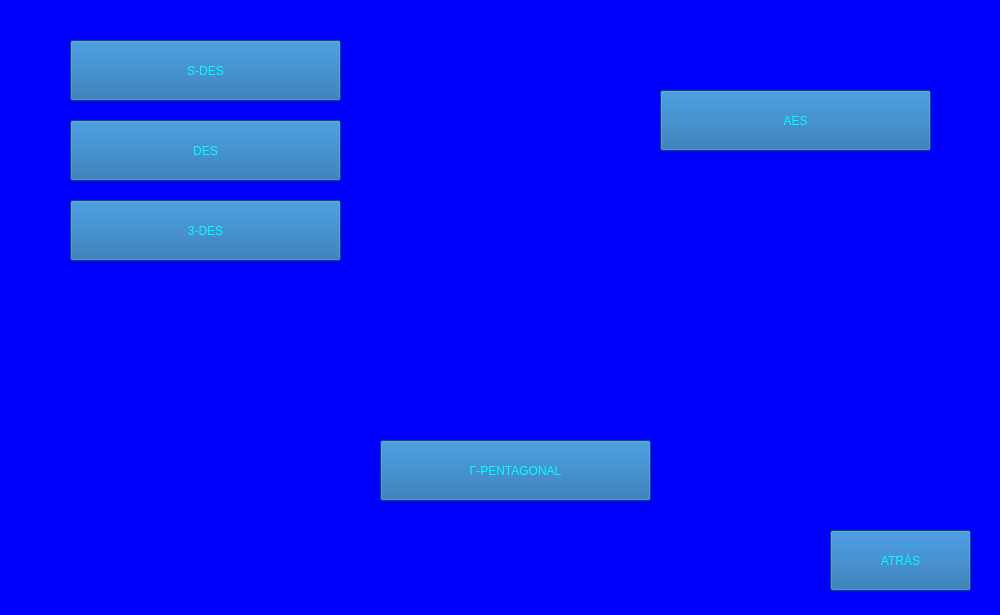
<?xml version="1.0" encoding="UTF-8"?>
<ui version="4.0">
 <class>MainWindow</class>
 <widget class="QMainWindow" name="MainWindow">
  <property name="enabled">
   <bool>true</bool>
  </property>
  <property name="geometry">
   <rect>
    <x>0</x>
    <y>0</y>
    <width>1000</width>
    <height>615</height>
   </rect>
  </property>
  <property name="sizePolicy">
   <sizepolicy hsizetype="Preferred" vsizetype="Preferred">
    <horstretch>0</horstretch>
    <verstretch>0</verstretch>
   </sizepolicy>
  </property>
  <property name="maximumSize">
   <size>
    <width>1000</width>
    <height>615</height>
   </size>
  </property>
  <property name="contextMenuPolicy">
   <enum>Qt::NoContextMenu</enum>
  </property>
  <property name="windowTitle">
   <string>Criptografia</string>
  </property>
  <property name="windowIcon">
   <iconset>
    <normaloff>icono.png</normaloff>icono.png</iconset>
  </property>
  <property name="toolTip">
   <string/>
  </property>
  <property name="styleSheet">
   <string notr="true">background-color: rgb(0, 0, 255);</string>
  </property>
  <property name="animated">
   <bool>true</bool>
  </property>
  <property name="documentMode">
   <bool>false</bool>
  </property>
  <property name="dockOptions">
   <set>QMainWindow::AllowTabbedDocks|QMainWindow::AnimatedDocks</set>
  </property>
  <property name="unifiedTitleAndToolBarOnMac">
   <bool>false</bool>
  </property>
  <widget class="QWidget" name="centralwidget">
   <widget class="QLabel" name="fondo">
    <property name="geometry">
     <rect>
      <x>0</x>
      <y>0</y>
      <width>1000</width>
      <height>615</height>
     </rect>
    </property>
    <property name="text">
     <string/>
    </property>
    <property name="pixmap">
     <pixmap>Imag1.jpg</pixmap>
    </property>
   </widget>
   <widget class="QPushButton" name="bDES">
    <property name="geometry">
     <rect>
      <x>70</x>
      <y>120</y>
      <width>271</width>
      <height>61</height>
     </rect>
    </property>
    <property name="palette">
     <palette>
      <active>
       <colorrole role="WindowText">
        <brush brushstyle="SolidPattern">
         <color alpha="255">
          <red>0</red>
          <green>255</green>
          <blue>255</blue>
         </color>
        </brush>
       </colorrole>
       <colorrole role="Button">
        <brush brushstyle="SolidPattern">
         <color alpha="255">
          <red>21</red>
          <green>99</green>
          <blue>165</blue>
         </color>
        </brush>
       </colorrole>
       <colorrole role="Text">
        <brush brushstyle="SolidPattern">
         <color alpha="255">
          <red>0</red>
          <green>255</green>
          <blue>255</blue>
         </color>
        </brush>
       </colorrole>
       <colorrole role="ButtonText">
        <brush brushstyle="SolidPattern">
         <color alpha="255">
          <red>0</red>
          <green>255</green>
          <blue>255</blue>
         </color>
        </brush>
       </colorrole>
       <colorrole role="Base">
        <brush brushstyle="SolidPattern">
         <color alpha="255">
          <red>21</red>
          <green>99</green>
          <blue>165</blue>
         </color>
        </brush>
       </colorrole>
       <colorrole role="Window">
        <brush brushstyle="SolidPattern">
         <color alpha="255">
          <red>21</red>
          <green>99</green>
          <blue>165</blue>
         </color>
        </brush>
       </colorrole>
      </active>
      <inactive>
       <colorrole role="WindowText">
        <brush brushstyle="SolidPattern">
         <color alpha="255">
          <red>0</red>
          <green>255</green>
          <blue>255</blue>
         </color>
        </brush>
       </colorrole>
       <colorrole role="Button">
        <brush brushstyle="SolidPattern">
         <color alpha="255">
          <red>21</red>
          <green>99</green>
          <blue>165</blue>
         </color>
        </brush>
       </colorrole>
       <colorrole role="Text">
        <brush brushstyle="SolidPattern">
         <color alpha="255">
          <red>0</red>
          <green>255</green>
          <blue>255</blue>
         </color>
        </brush>
       </colorrole>
       <colorrole role="ButtonText">
        <brush brushstyle="SolidPattern">
         <color alpha="255">
          <red>0</red>
          <green>255</green>
          <blue>255</blue>
         </color>
        </brush>
       </colorrole>
       <colorrole role="Base">
        <brush brushstyle="SolidPattern">
         <color alpha="255">
          <red>21</red>
          <green>99</green>
          <blue>165</blue>
         </color>
        </brush>
       </colorrole>
       <colorrole role="Window">
        <brush brushstyle="SolidPattern">
         <color alpha="255">
          <red>21</red>
          <green>99</green>
          <blue>165</blue>
         </color>
        </brush>
       </colorrole>
      </inactive>
      <disabled>
       <colorrole role="WindowText">
        <brush brushstyle="SolidPattern">
         <color alpha="255">
          <red>0</red>
          <green>255</green>
          <blue>255</blue>
         </color>
        </brush>
       </colorrole>
       <colorrole role="Button">
        <brush brushstyle="SolidPattern">
         <color alpha="255">
          <red>21</red>
          <green>99</green>
          <blue>165</blue>
         </color>
        </brush>
       </colorrole>
       <colorrole role="Text">
        <brush brushstyle="SolidPattern">
         <color alpha="255">
          <red>0</red>
          <green>255</green>
          <blue>255</blue>
         </color>
        </brush>
       </colorrole>
       <colorrole role="ButtonText">
        <brush brushstyle="SolidPattern">
         <color alpha="255">
          <red>0</red>
          <green>255</green>
          <blue>255</blue>
         </color>
        </brush>
       </colorrole>
       <colorrole role="Base">
        <brush brushstyle="SolidPattern">
         <color alpha="255">
          <red>21</red>
          <green>99</green>
          <blue>165</blue>
         </color>
        </brush>
       </colorrole>
       <colorrole role="Window">
        <brush brushstyle="SolidPattern">
         <color alpha="255">
          <red>21</red>
          <green>99</green>
          <blue>165</blue>
         </color>
        </brush>
       </colorrole>
      </disabled>
     </palette>
    </property>
    <property name="styleSheet">
     <string notr="true">background-color: rgb(21, 99, 165);
color: #00ffff;
font: 14pt &quot;Berlin Sans FB&quot;;</string>
    </property>
    <property name="text">
     <string>DES</string>
    </property>
   </widget>
   <widget class="QPushButton" name="bAES">
    <property name="geometry">
     <rect>
      <x>660</x>
      <y>90</y>
      <width>271</width>
      <height>61</height>
     </rect>
    </property>
    <property name="styleSheet">
     <string notr="true">background-color: rgb(21, 99, 165);
color: #00ffff;
font: 14pt &quot;Berlin Sans FB&quot;;</string>
    </property>
    <property name="text">
     <string>AES</string>
    </property>
   </widget>
   <widget class="QPushButton" name="bGamma">
    <property name="geometry">
     <rect>
      <x>380</x>
      <y>440</y>
      <width>271</width>
      <height>61</height>
     </rect>
    </property>
    <property name="styleSheet">
     <string notr="true">background-color: rgb(21, 99, 165);
color: #00ffff;
font: 14pt &quot;Berlin Sans FB&quot;;</string>
    </property>
    <property name="text">
     <string>Γ-PENTAGONAL</string>
    </property>
   </widget>
   <widget class="QPushButton" name="back">
    <property name="geometry">
     <rect>
      <x>830</x>
      <y>530</y>
      <width>141</width>
      <height>61</height>
     </rect>
    </property>
    <property name="styleSheet">
     <string notr="true">background-color: rgb(21, 99, 165);
color: #00ffff;
font: 14pt &quot;Berlin Sans FB&quot;;</string>
    </property>
    <property name="text">
     <string>ATRÁS</string>
    </property>
   </widget>
   <widget class="QPushButton" name="b3DES">
    <property name="geometry">
     <rect>
      <x>70</x>
      <y>200</y>
      <width>271</width>
      <height>61</height>
     </rect>
    </property>
    <property name="palette">
     <palette>
      <active>
       <colorrole role="WindowText">
        <brush brushstyle="SolidPattern">
         <color alpha="255">
          <red>0</red>
          <green>255</green>
          <blue>255</blue>
         </color>
        </brush>
       </colorrole>
       <colorrole role="Button">
        <brush brushstyle="SolidPattern">
         <color alpha="255">
          <red>21</red>
          <green>99</green>
          <blue>165</blue>
         </color>
        </brush>
       </colorrole>
       <colorrole role="Text">
        <brush brushstyle="SolidPattern">
         <color alpha="255">
          <red>0</red>
          <green>255</green>
          <blue>255</blue>
         </color>
        </brush>
       </colorrole>
       <colorrole role="ButtonText">
        <brush brushstyle="SolidPattern">
         <color alpha="255">
          <red>0</red>
          <green>255</green>
          <blue>255</blue>
         </color>
        </brush>
       </colorrole>
       <colorrole role="Base">
        <brush brushstyle="SolidPattern">
         <color alpha="255">
          <red>21</red>
          <green>99</green>
          <blue>165</blue>
         </color>
        </brush>
       </colorrole>
       <colorrole role="Window">
        <brush brushstyle="SolidPattern">
         <color alpha="255">
          <red>21</red>
          <green>99</green>
          <blue>165</blue>
         </color>
        </brush>
       </colorrole>
      </active>
      <inactive>
       <colorrole role="WindowText">
        <brush brushstyle="SolidPattern">
         <color alpha="255">
          <red>0</red>
          <green>255</green>
          <blue>255</blue>
         </color>
        </brush>
       </colorrole>
       <colorrole role="Button">
        <brush brushstyle="SolidPattern">
         <color alpha="255">
          <red>21</red>
          <green>99</green>
          <blue>165</blue>
         </color>
        </brush>
       </colorrole>
       <colorrole role="Text">
        <brush brushstyle="SolidPattern">
         <color alpha="255">
          <red>0</red>
          <green>255</green>
          <blue>255</blue>
         </color>
        </brush>
       </colorrole>
       <colorrole role="ButtonText">
        <brush brushstyle="SolidPattern">
         <color alpha="255">
          <red>0</red>
          <green>255</green>
          <blue>255</blue>
         </color>
        </brush>
       </colorrole>
       <colorrole role="Base">
        <brush brushstyle="SolidPattern">
         <color alpha="255">
          <red>21</red>
          <green>99</green>
          <blue>165</blue>
         </color>
        </brush>
       </colorrole>
       <colorrole role="Window">
        <brush brushstyle="SolidPattern">
         <color alpha="255">
          <red>21</red>
          <green>99</green>
          <blue>165</blue>
         </color>
        </brush>
       </colorrole>
      </inactive>
      <disabled>
       <colorrole role="WindowText">
        <brush brushstyle="SolidPattern">
         <color alpha="255">
          <red>0</red>
          <green>255</green>
          <blue>255</blue>
         </color>
        </brush>
       </colorrole>
       <colorrole role="Button">
        <brush brushstyle="SolidPattern">
         <color alpha="255">
          <red>21</red>
          <green>99</green>
          <blue>165</blue>
         </color>
        </brush>
       </colorrole>
       <colorrole role="Text">
        <brush brushstyle="SolidPattern">
         <color alpha="255">
          <red>0</red>
          <green>255</green>
          <blue>255</blue>
         </color>
        </brush>
       </colorrole>
       <colorrole role="ButtonText">
        <brush brushstyle="SolidPattern">
         <color alpha="255">
          <red>0</red>
          <green>255</green>
          <blue>255</blue>
         </color>
        </brush>
       </colorrole>
       <colorrole role="Base">
        <brush brushstyle="SolidPattern">
         <color alpha="255">
          <red>21</red>
          <green>99</green>
          <blue>165</blue>
         </color>
        </brush>
       </colorrole>
       <colorrole role="Window">
        <brush brushstyle="SolidPattern">
         <color alpha="255">
          <red>21</red>
          <green>99</green>
          <blue>165</blue>
         </color>
        </brush>
       </colorrole>
      </disabled>
     </palette>
    </property>
    <property name="styleSheet">
     <string notr="true">background-color: rgb(21, 99, 165);
color: #00ffff;
font: 14pt &quot;Berlin Sans FB&quot;;</string>
    </property>
    <property name="text">
     <string>3-DES</string>
    </property>
   </widget>
   <widget class="QPushButton" name="bSDES">
    <property name="geometry">
     <rect>
      <x>70</x>
      <y>40</y>
      <width>271</width>
      <height>61</height>
     </rect>
    </property>
    <property name="palette">
     <palette>
      <active>
       <colorrole role="WindowText">
        <brush brushstyle="SolidPattern">
         <color alpha="255">
          <red>0</red>
          <green>255</green>
          <blue>255</blue>
         </color>
        </brush>
       </colorrole>
       <colorrole role="Button">
        <brush brushstyle="SolidPattern">
         <color alpha="255">
          <red>21</red>
          <green>99</green>
          <blue>165</blue>
         </color>
        </brush>
       </colorrole>
       <colorrole role="Text">
        <brush brushstyle="SolidPattern">
         <color alpha="255">
          <red>0</red>
          <green>255</green>
          <blue>255</blue>
         </color>
        </brush>
       </colorrole>
       <colorrole role="ButtonText">
        <brush brushstyle="SolidPattern">
         <color alpha="255">
          <red>0</red>
          <green>255</green>
          <blue>255</blue>
         </color>
        </brush>
       </colorrole>
       <colorrole role="Base">
        <brush brushstyle="SolidPattern">
         <color alpha="255">
          <red>21</red>
          <green>99</green>
          <blue>165</blue>
         </color>
        </brush>
       </colorrole>
       <colorrole role="Window">
        <brush brushstyle="SolidPattern">
         <color alpha="255">
          <red>21</red>
          <green>99</green>
          <blue>165</blue>
         </color>
        </brush>
       </colorrole>
      </active>
      <inactive>
       <colorrole role="WindowText">
        <brush brushstyle="SolidPattern">
         <color alpha="255">
          <red>0</red>
          <green>255</green>
          <blue>255</blue>
         </color>
        </brush>
       </colorrole>
       <colorrole role="Button">
        <brush brushstyle="SolidPattern">
         <color alpha="255">
          <red>21</red>
          <green>99</green>
          <blue>165</blue>
         </color>
        </brush>
       </colorrole>
       <colorrole role="Text">
        <brush brushstyle="SolidPattern">
         <color alpha="255">
          <red>0</red>
          <green>255</green>
          <blue>255</blue>
         </color>
        </brush>
       </colorrole>
       <colorrole role="ButtonText">
        <brush brushstyle="SolidPattern">
         <color alpha="255">
          <red>0</red>
          <green>255</green>
          <blue>255</blue>
         </color>
        </brush>
       </colorrole>
       <colorrole role="Base">
        <brush brushstyle="SolidPattern">
         <color alpha="255">
          <red>21</red>
          <green>99</green>
          <blue>165</blue>
         </color>
        </brush>
       </colorrole>
       <colorrole role="Window">
        <brush brushstyle="SolidPattern">
         <color alpha="255">
          <red>21</red>
          <green>99</green>
          <blue>165</blue>
         </color>
        </brush>
       </colorrole>
      </inactive>
      <disabled>
       <colorrole role="WindowText">
        <brush brushstyle="SolidPattern">
         <color alpha="255">
          <red>0</red>
          <green>255</green>
          <blue>255</blue>
         </color>
        </brush>
       </colorrole>
       <colorrole role="Button">
        <brush brushstyle="SolidPattern">
         <color alpha="255">
          <red>21</red>
          <green>99</green>
          <blue>165</blue>
         </color>
        </brush>
       </colorrole>
       <colorrole role="Text">
        <brush brushstyle="SolidPattern">
         <color alpha="255">
          <red>0</red>
          <green>255</green>
          <blue>255</blue>
         </color>
        </brush>
       </colorrole>
       <colorrole role="ButtonText">
        <brush brushstyle="SolidPattern">
         <color alpha="255">
          <red>0</red>
          <green>255</green>
          <blue>255</blue>
         </color>
        </brush>
       </colorrole>
       <colorrole role="Base">
        <brush brushstyle="SolidPattern">
         <color alpha="255">
          <red>21</red>
          <green>99</green>
          <blue>165</blue>
         </color>
        </brush>
       </colorrole>
       <colorrole role="Window">
        <brush brushstyle="SolidPattern">
         <color alpha="255">
          <red>21</red>
          <green>99</green>
          <blue>165</blue>
         </color>
        </brush>
       </colorrole>
      </disabled>
     </palette>
    </property>
    <property name="styleSheet">
     <string notr="true">background-color: rgb(21, 99, 165);
color: #00ffff;
font: 14pt &quot;Berlin Sans FB&quot;;</string>
    </property>
    <property name="text">
     <string>S-DES</string>
    </property>
   </widget>
  </widget>
 </widget>
 <resources/>
 <connections/>
</ui>
